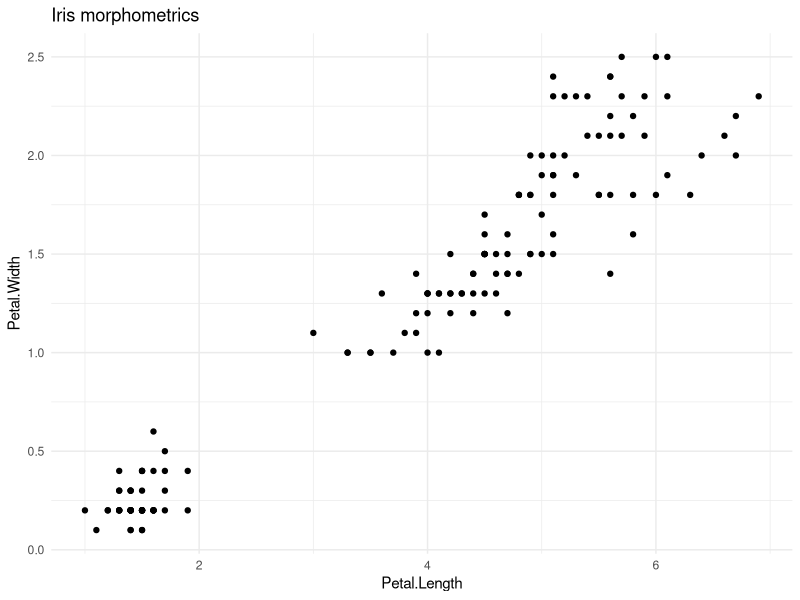

The R source for this figure:
library(ggplot2)

ggplot(data = iris, aes(Petal.Length, Petal.Width))+
  geom_point()+
labs(title = "Iris morphometrics")+
  theme_minimal()
  